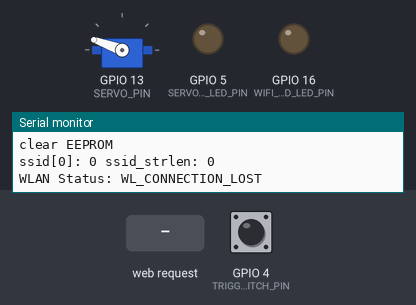
Bench run of a sketch on a simulated ESP8266 (NodeMCU). On the bench: servo, output pins drawn as LEDs (lit = HIGH), the last lines printed to the serial monitor. The test bench sets the inputs (shaded band); at power-on: GPIO 4 (TRIGGER_SWITCH_PIN) LOW. WiFi joins after 1.5 s; servers stay silent unless stated; random numbers use the default seed unless the sketch sets one; EEPROM starts erased.

Above: at 2.7 s.
2.8 s: HTTP request GET /wificonfigsave?ssid=1 received
At 5.2 s:
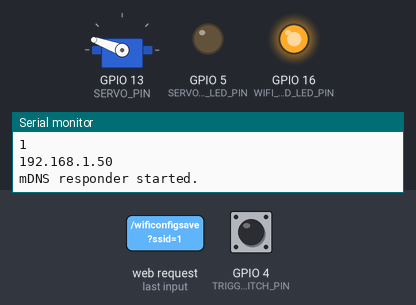
5.8 s: GPIO 4 (TRIGGER_SWITCH_PIN) pulled HIGH for 0.15 s
At 7.9 s:
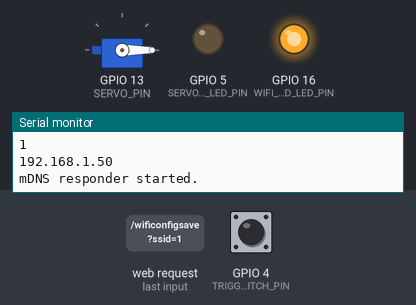
8.2 s: GPIO 4 (TRIGGER_SWITCH_PIN) pulled HIGH for 1 s
At 9.8 s:
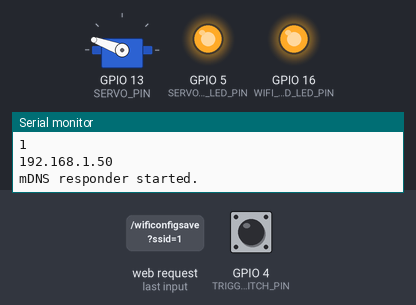
11.5 s: GPIO 4 (TRIGGER_SWITCH_PIN) pulled HIGH for 3.2 s
At 15.3 s:
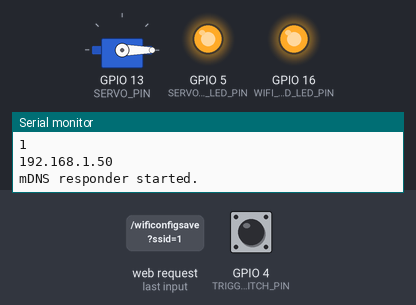
Timing chart, 0 to 17.0 s (numbered marks = the images above; inputs shaded):
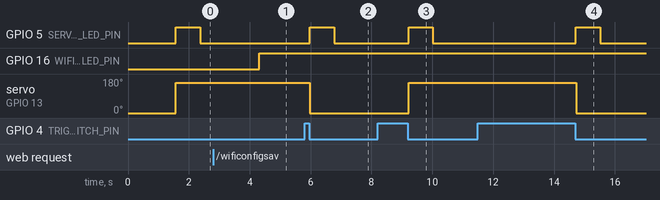

The sketch:

switcher.ino
```cpp
#include <list>
#include <ESP8266WiFi.h>
#include <WiFiClient.h>
#include <ESP8266mDNS.h>
#include <ESP8266WebServer.h>
#include <DNSServer.h>
#include <EEPROM.h>
#include <Servo.h>

#define TRIGGER_SWITCH_PIN 4
#define WIFI_CONNECTED_LED_PIN 16
#define SERVO_WRITE_LED_PIN 5
#define SERVO_PIN 13
#define SOFT_AP_PASSWORD "switcher"

const char* wl_status_t_strs[] = {
  "WL_NO_SHIELD",
  "WL_IDLE_STATUS",
  "WL_NO_SSID_AVAIL",
  "WL_SCAN_COMPLETED",
  "WL_CONNECTED",
  "WL_CONNECT_FAILED",
  "WL_CONNECTION_LOST",
  "WL_WRONG_PASSWORD",
  "WL_DISCONNECTED",
};

// DNS server
const byte DNS_PORT = 53;
DNSServer dnsServer;
ESP8266WebServer server(80);

IPAddress apIP;
IPAddress netMask(255, 255, 255, 0);

char ssid[33] = "";
char password[65] = "";
char myhostname[22] = "";

// Try connect to WLAN
bool tryToConnect;
// Last time tried to connect to WLAN
unsigned long lastConnectTry = 0;
// Current WLAN status
wl_status_t wlanStatus = WL_IDLE_STATUS;

Servo servo;

bool servoMoving;
bool lastTriggerSwitch;

void setup() {
  delay(1000);
  Serial.begin(115200);
  Serial.println();
  Serial.println(F("\nESP8266 WiFi DNS Server - Switcher"));

  // Setup pin mode
  pinMode(TRIGGER_SWITCH_PIN, INPUT);
  pinMode(WIFI_CONNECTED_LED_PIN, OUTPUT);
  pinMode(SERVO_WRITE_LED_PIN, OUTPUT);

  // Initialize servo
  servo.attach(SERVO_PIN);
  servo.write(0);

  // Setup wifi
  apIP = generatePrivateIpAddress();
  sprintf(myhostname, "switcher-%s", macAddressString().c_str());
  WiFi.softAPConfig(apIP, apIP, netMask);
  WiFi.softAP(myhostname, SOFT_AP_PASSWORD); // Use hostname as softAP ssid.
  delay(500); // Without delay I've seen the IP address blank.
  Serial.print(F("AP IP address: "));
  Serial.println(WiFi.softAPIP());

  // Setup the DNS server redirecting all the domains to the apIP.
  dnsServer.setErrorReplyCode(DNSReplyCode::NoError);
  dnsServer.start(DNS_PORT, "*", apIP);

  // Setup server
  server.on("/", handleRoot);
  server.on("/wificonfigsave", handleWifiConfigSave);
  server.on("/switch", HTTP_POST, handleSwitchPost);
  server.on("/fwlink", handleRoot); // Microsoft captive portal.
  server.on("/generate_204", handleRoot); // Android captive portal.
  server.onNotFound(handleNotFound);
  server.begin();
  Serial.println(F("HTTP server started."));

  loadWifiConfigFromEEPROM();
  if (ssid[0] == (char)255) {
    // Initialize EEPROM
    Serial.println("clear EEPROM");
    clearWifiConfigInEEPROM();
    ssid[0] = '\0';
  }
  Serial.printf(PSTR("ssid[0]: %d ssid_strlen: %d \n"), ssid[0], strlen(ssid));

  tryToConnect = strlen(ssid) > 0;
}

void loop() {
  bool triggerSwitch = (digitalRead(TRIGGER_SWITCH_PIN) == LOW);
  if (triggerSwitch && !lastTriggerSwitch) {
    delay(20);
    toggleServoPosition();
  }
  lastTriggerSwitch = triggerSwitch;

  if (tryToConnect) {
    tryToConnect = false;
    Serial.println(F("Connecting as WiFi client..."));
    WiFi.disconnect();
    WiFi.begin(ssid, password);

    int connectionResult = WiFi.waitForConnectResult();
    Serial.printf(PSTR("WiFi connection result: %s \n"), wl_status_t_strs[connectionResult]);

    // millis: Returns the number of milliseconds passed since the Arduino board began running the current program. This number will overflow (go back to zero), after approximately 50 days.
    lastConnectTry = millis();
  }

  wl_status_t status = WiFi.status();
  if (status == WL_IDLE_STATUS && millis() > (lastConnectTry + 60000)) {
    // If WLAN disconnected 60 seconds and idle try to connect.
    tryToConnect = true;
  }

  // WLAN status changed
  if (status != wlanStatus) {
    Serial.printf(PSTR("WLAN Status: %s \n"), wl_status_t_strs[status]);
    wlanStatus = status;

    if (status == WL_CONNECTED) {
      Serial.println(F("Wifi connected."));
      Serial.println(WiFi.SSID());
      Serial.println(WiFi.localIP());

      if (!MDNS.begin(myhostname)) {
        Serial.println(F("Error setting up MDNS responder!"));
      } else {
        Serial.println(F("mDNS responder started."));
        // Add service to MDNS-SD.
        MDNS.addService("http", "tcp", 80);
      }

      digitalWrite(WIFI_CONNECTED_LED_PIN, HIGH);

    } else if (status == WL_NO_SSID_AVAIL) {
      WiFi.disconnect();
      digitalWrite(WIFI_CONNECTED_LED_PIN, LOW);
    }
  }
  if (status == WL_CONNECTED) {
    MDNS.update();
  }

  dnsServer.processNextRequest();
  server.handleClient();
}
```

eeprom.ino
```cpp
void loadWifiConfigFromEEPROM() {
  EEPROM.begin(512);
  EEPROM.get(0, ssid);
  EEPROM.get(0 + sizeof(ssid), password);
  EEPROM.end();
}

void saveWifiConfigToEEPROM() {
  EEPROM.begin(512);
  EEPROM.put(0, ssid);
  EEPROM.put(0 + sizeof(ssid), password);
  EEPROM.commit();
  EEPROM.end();
}

void clearWifiConfigInEEPROM() {
  EEPROM.begin(512);
  // write a 0 to all 512 bytes of the EEPROM
  for (int i = 0; i < 512; i++) { EEPROM.write(i, 0); }
  EEPROM.end();
}
```

httpHandle.ino
```cpp
struct wifi_info_t {
  String ssid;
  int32_t rssi;
};

void setServerNoCacheHeader() {
  server.sendHeader("Cache-Control", "no-cache, no-store, must-revalidate");
  server.sendHeader("Pragma", "no-cache");
  server.sendHeader("Expires", "-1");
}

/** Redirect to captive portal if we got a request for another domain. Return true in that case so the page handler do not try to handle the request again. */
boolean captivePortal() {
  if (!isIp(server.hostHeader()) && server.hostHeader() != (String(myhostname) + ".local")) {
    Serial.println("Request redirected to captive portal");
    server.sendHeader("Location", String("http://") + toStringIp(server.client().localIP()), true);
    server.send(302, "text/plain", "");
    server.client().stop(); // Stop is needed because we sent no content length
    return true;
  }
  return false;
}

void handleRoot() {
  // If captive portal redirect instead of displaying the page.
  if (captivePortal()) {
    return;
  }

  String html;
  html += F(
    "<!DOCTYPE html><html lang='en'><head>"
    "<meta charset='UTF-8'>"
    "<meta name='viewport' content='width=device-width, initial-scale=1.0'>"
    "<meta name='robots' content='noindex, nofollow, noarchive'/>"
    "<meta httpEquiv='content-language' content='ja'/>"
    );
  html += String(F("<title>")) + String(myhostname) + F("</title>");
  html += F(
    "<style>thead { text-align: left; }</style>"
    "</head>"
    "<body>"
    "<h1>Switcher</h1>"
    );

  html += F("<h3>SoftAP Config</h3>");
  html += String(F("<div>SSID : ")) + String(myhostname) + F("</div><div>IP Address : ") + toStringIp(WiFi.softAPIP()) + F("</div>");
  String hosturl = String(F("http://")) + String(myhostname) + F(".local");
  html += String(F("<div>Host URL: <a href='")) + hosturl + F("'>") + hosturl + F("</a></div>");

  html += F("<h3>WLAN Config</h3>");
  html += String(F("<div>SSID : ")) + String(ssid) + F("</div><div>IP Address : ") + toStringIp(WiFi.localIP()) + F("</div>");

  html += F("<h3>WLAN list (refresh list any missing)</h3>");
  int numNetwork = WiFi.scanNetworks();
  if (numNetwork == 0) {
    html += F("<div>No WLAN found</div>");
  } else {
    html += F("<table><thead><tr><th>SSID</th><th>RSSI</th></tr></thead><tbody>");
    std::list<wifi_info_t> wifiInfoLists;
    for (int8_t i = 0; i < numNetwork; i++) {
      wifiInfoLists.push_back({  WiFi.SSID(i), WiFi.RSSI(i) });
    }
    wifiInfoLists.sort([](const wifi_info_t& a, const wifi_info_t& b){ return a.rssi > b.rssi; });
    for (wifi_info_t wifiInfo : wifiInfoLists) {
      html += String(F("<tr><td>")) + wifiInfo.ssid + F("</td><td>") + wifiInfo.rssi + F("dBm</td></tr>");
    }
    html += F("</tbody></table>");
  }

  html += F(
    "<h3>Enter WLAN config</h3>"
    "<form method='POST' action='wificonfigsave' autocomplete='off'>"
    "<input type='text' name='ssid' placeholder='ssid'/><br/>"
    "<input type='text' name='pass' placeholder='password'/><br/>"
    "<input type='submit'/>"
    );

  html += String(F("</body>"));

  setServerNoCacheHeader();
  server.send(200, "text/html", html);
}

void handleWifiConfigSave() {
  server.arg("ssid").toCharArray(ssid, sizeof(ssid) - 1);
  server.arg("pass").toCharArray(password, sizeof(password) - 1);
  setServerNoCacheHeader();
  server.sendHeader("Location", "/", true);
  server.send(302, "text/plain", "");
  server.client().stop(); // Stop is needed because we sent no content length

  saveWifiConfigToEEPROM();
  tryToConnect = strlen(ssid) > 0;
}

void handleSwitchPost() {
  toggleServoPosition();

  String body = String(F("servo angle changed. current angle: ")) + servo.read();
  setServerNoCacheHeader();
  server.send(200, "text/plain", body);
}


void handleNotFound() {
  if (captivePortal()) { // If caprive portal redirect instead of displaying the error page.
    return;
  }
  String message = F("File Not Found\n\n");
  message += String(F("URI: ")) + server.uri();
  message += String(F("\nMethod: ")) + (server.method() == HTTP_GET) ? "GET" : "POST";
  message += String(F("\nArguments: ")) + server.args();
  message += F("\n");

  for (uint8_t i = 0; i < server.args(); i++) {
    message += String(F(" ")) + server.argName(i) + F(": ") + server.arg(i) + F("\n");
  }
  setServerNoCacheHeader();
  server.send(404, "text/plain", message);
}
```

servo.ino
```cpp
void toggleServoPosition() {
  if (servoMoving) {
    return;
  }
  servoMoving = true;
  digitalWrite(SERVO_WRITE_LED_PIN, HIGH);

  if (servo.read() == 0) {
    servo.write(160);
  } else {
    servo.write(0);
  }
  delay(800);

  digitalWrite(SERVO_WRITE_LED_PIN, LOW);
  servoMoving = false;
}
```

utils.ino
```cpp
IPAddress generatePrivateIpAddress() {
  byte highOrderHost = random(1, 255);
  byte lowerOrderHost = random(1, 255);
  return IPAddress(172, 18, highOrderHost, lowerOrderHost);
}

String macAddressString() {
  byte mac[6];
  WiFi.macAddress(mac);
  String macString = "";
  for (int i = 0; i < 6; i++) {
    macString += String(mac[i],HEX);
  }
  return macString;
}

/** Is this an IP? */
boolean isIp(String str) {
  for (size_t i = 0; i < str.length(); i++) {
    int c = str.charAt(i);
    if (c != '.' && (c < '0' || c > '9')) {
      return false;
    }
  }
  return true;
}

/** IP to String? */
String toStringIp(IPAddress ip) {
  String res = "";
  if (ip[0] != 0) {
    for (int i = 0; i < 3; i++) {
      res += String((ip >> (8 * i)) & 0xFF) + ".";
    }
    res += String(((ip >> 8 * 3)) & 0xFF);
  }
  return res;
}
```

Measured:
- after the input at 2.8 s, GPIO 16 (WIFI_CONNECTED_LED_PIN): LOW → HIGH after 1.5 s
- after the input at 5.8 s, GPIO 5 (SERVO_WRITE_LED_PIN): LOW → HIGH after 0.17 s, → LOW 0.80 s later; servo on GPIO 13 (SERVO_PIN): 160° → 0° after 0.17 s
- after the input at 8.2 s, GPIO 5 (SERVO_WRITE_LED_PIN): LOW → HIGH after 1.0 s, → LOW 0.80 s later; servo on GPIO 13 (SERVO_PIN): 0° → 160° after 1.0 s
- after the input at 11.5 s, GPIO 5 (SERVO_WRITE_LED_PIN): LOW → HIGH after 3.2 s, → LOW 0.80 s later; servo on GPIO 13 (SERVO_PIN): 160° → 0° after 3.2 s
